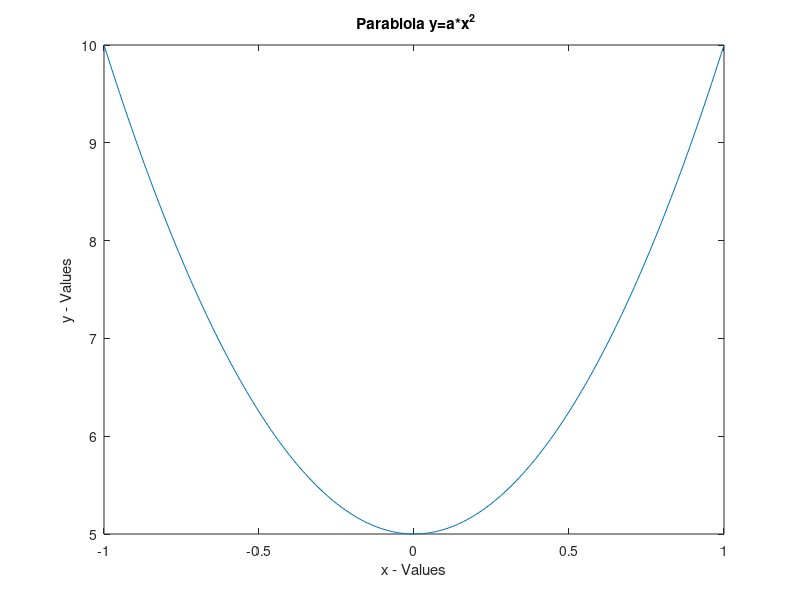

MATLAB code for this plot:
a = input('Enter the coeeficient value of a: ');
b = input('Enter the coeeficient value of b: ');
x = -1 : 0.01 : 1;
y = a*x.^2+b;
plot(x,y);
xlabel('x - Values');
ylabel('y - Values');
title('\bf Parablola y=a*x^2');